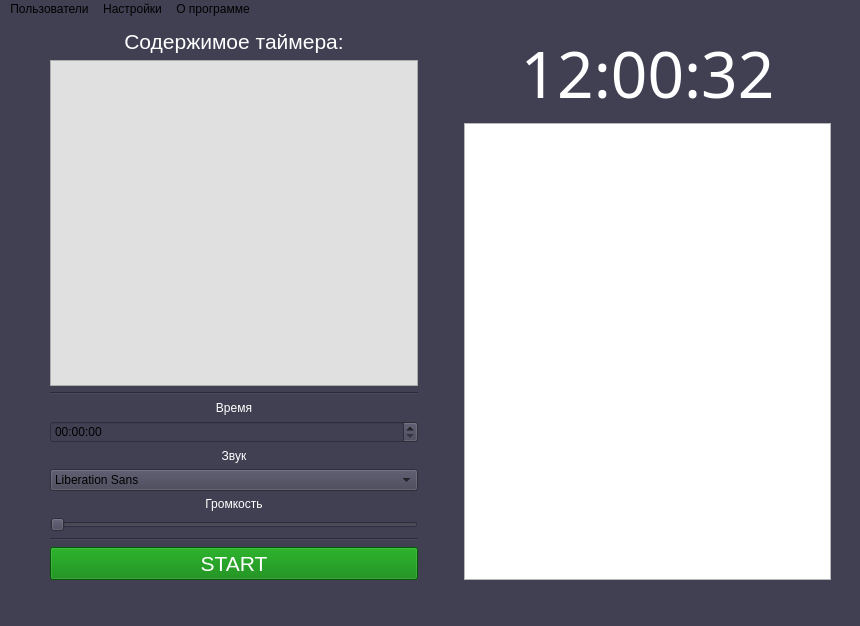
<?xml version="1.0" encoding="UTF-8"?>
<ui version="4.0">
 <class>MainWindow</class>
 <widget class="QMainWindow" name="MainWindow">
  <property name="geometry">
   <rect>
    <x>0</x>
    <y>0</y>
    <width>860</width>
    <height>626</height>
   </rect>
  </property>
  <property name="minimumSize">
   <size>
    <width>860</width>
    <height>626</height>
   </size>
  </property>
  <property name="maximumSize">
   <size>
    <width>860</width>
    <height>626</height>
   </size>
  </property>
  <property name="windowTitle">
   <string>TimeTracker v.1.0</string>
  </property>
  <property name="windowIcon">
   <iconset>
    <normaloff>../images/icon.png</normaloff>../images/icon.png</iconset>
  </property>
  <property name="autoFillBackground">
   <bool>false</bool>
  </property>
  <property name="styleSheet">
   <string notr="true">background-color: #414053;</string>
  </property>
  <property name="documentMode">
   <bool>false</bool>
  </property>
  <property name="unifiedTitleAndToolBarOnMac">
   <bool>true</bool>
  </property>
  <widget class="QWidget" name="centralwidget">
   <property name="styleSheet">
    <string notr="true"/>
   </property>
   <widget class="QWidget" name="horizontalLayoutWidget_2">
    <property name="geometry">
     <rect>
      <x>50</x>
      <y>10</y>
      <width>781</width>
      <height>551</height>
     </rect>
    </property>
    <layout class="QHBoxLayout" name="horizontalLayout_2">
     <item>
      <layout class="QHBoxLayout" name="horizontalLayout">
       <item>
        <layout class="QVBoxLayout" name="verticalLayout">
         <item>
          <widget class="QLabel" name="timerInnerLabel">
           <property name="font">
            <font>
             <pointsize>16</pointsize>
            </font>
           </property>
           <property name="styleSheet">
            <string notr="true">color:white;</string>
           </property>
           <property name="text">
            <string>Содержимое таймера:</string>
           </property>
           <property name="textFormat">
            <enum>Qt::PlainText</enum>
           </property>
           <property name="alignment">
            <set>Qt::AlignCenter</set>
           </property>
          </widget>
         </item>
         <item>
          <widget class="QTextEdit" name="timerText">
           <property name="font">
            <font>
             <pointsize>14</pointsize>
            </font>
           </property>
           <property name="cursor" stdset="0">
            <cursorShape>IBeamCursor</cursorShape>
           </property>
           <property name="focusPolicy">
            <enum>Qt::ClickFocus</enum>
           </property>
           <property name="toolTipDuration">
            <number>-6</number>
           </property>
           <property name="styleSheet">
            <string notr="true">background-color: #E0E0E0; color: black; </string>
           </property>
          </widget>
         </item>
         <item>
          <widget class="Line" name="line_2">
           <property name="orientation">
            <enum>Qt::Horizontal</enum>
           </property>
          </widget>
         </item>
         <item>
          <widget class="QLabel" name="timeLabel">
           <property name="styleSheet">
            <string notr="true">color:white;</string>
           </property>
           <property name="text">
            <string>Время</string>
           </property>
           <property name="alignment">
            <set>Qt::AlignCenter</set>
           </property>
          </widget>
         </item>
         <item>
          <widget class="QTimeEdit" name="setTime">
           <property name="cursor">
            <cursorShape>IBeamCursor</cursorShape>
           </property>
          </widget>
         </item>
         <item>
          <widget class="QLabel" name="soundLabel">
           <property name="styleSheet">
            <string notr="true">color:white;</string>
           </property>
           <property name="text">
            <string>Звук</string>
           </property>
           <property name="textFormat">
            <enum>Qt::AutoText</enum>
           </property>
           <property name="alignment">
            <set>Qt::AlignCenter</set>
           </property>
          </widget>
         </item>
         <item>
          <widget class="QFontComboBox" name="selectSignal">
           <property name="cursor">
            <cursorShape>PointingHandCursor</cursorShape>
           </property>
           <property name="editable">
            <bool>false</bool>
           </property>
          </widget>
         </item>
         <item>
          <widget class="QLabel" name="volumeLabel">
           <property name="layoutDirection">
            <enum>Qt::LeftToRight</enum>
           </property>
           <property name="styleSheet">
            <string notr="true">color:white;</string>
           </property>
           <property name="text">
            <string>Громкость</string>
           </property>
           <property name="alignment">
            <set>Qt::AlignCenter</set>
           </property>
          </widget>
         </item>
         <item>
          <widget class="QSlider" name="volume">
           <property name="cursor">
            <cursorShape>PointingHandCursor</cursorShape>
           </property>
           <property name="styleSheet">
            <string notr="true"/>
           </property>
           <property name="minimum">
            <number>0</number>
           </property>
           <property name="maximum">
            <number>100</number>
           </property>
           <property name="pageStep">
            <number>1</number>
           </property>
           <property name="orientation">
            <enum>Qt::Horizontal</enum>
           </property>
           <property name="invertedAppearance">
            <bool>false</bool>
           </property>
           <property name="invertedControls">
            <bool>false</bool>
           </property>
          </widget>
         </item>
         <item>
          <widget class="Line" name="line">
           <property name="orientation">
            <enum>Qt::Horizontal</enum>
           </property>
          </widget>
         </item>
         <item>
          <widget class="QPushButton" name="startButton">
           <property name="sizePolicy">
            <sizepolicy hsizetype="Minimum" vsizetype="Maximum">
             <horstretch>0</horstretch>
             <verstretch>0</verstretch>
            </sizepolicy>
           </property>
           <property name="font">
            <font>
             <pointsize>16</pointsize>
            </font>
           </property>
           <property name="cursor">
            <cursorShape>PointingHandCursor</cursorShape>
           </property>
           <property name="toolTipDuration">
            <number>-4</number>
           </property>
           <property name="styleSheet">
            <string notr="true">background-color: green; color: white;</string>
           </property>
           <property name="text">
            <string>START</string>
           </property>
           <property name="default">
            <bool>false</bool>
           </property>
          </widget>
         </item>
        </layout>
       </item>
      </layout>
     </item>
     <item>
      <spacer name="horizontalSpacer">
       <property name="orientation">
        <enum>Qt::Horizontal</enum>
       </property>
       <property name="sizeType">
        <enum>QSizePolicy::Maximum</enum>
       </property>
       <property name="sizeHint" stdset="0">
        <size>
         <width>40</width>
         <height>20</height>
        </size>
       </property>
      </spacer>
     </item>
     <item>
      <layout class="QVBoxLayout" name="verticalLayout_2">
       <item>
        <widget class="QLabel" name="timer">
         <property name="font">
          <font>
           <family>Hack</family>
           <pointsize>48</pointsize>
          </font>
         </property>
         <property name="styleSheet">
          <string notr="true">color:white;</string>
         </property>
         <property name="text">
          <string>12:00:32</string>
         </property>
         <property name="alignment">
          <set>Qt::AlignCenter</set>
         </property>
        </widget>
       </item>
       <item>
        <widget class="QTableView" name="tableUserData">
         <property name="font">
          <font>
           <pointsize>14</pointsize>
          </font>
         </property>
         <property name="styleSheet">
          <string notr="true">background-color:light; color: white;</string>
         </property>
         <property name="sortingEnabled">
          <bool>true</bool>
         </property>
        </widget>
       </item>
      </layout>
     </item>
    </layout>
   </widget>
  </widget>
  <widget class="QMenuBar" name="menubar">
   <property name="geometry">
    <rect>
     <x>0</x>
     <y>0</y>
     <width>860</width>
     <height>30</height>
    </rect>
   </property>
   <widget class="QMenu" name="menu">
    <property name="title">
     <string>Пользователи</string>
    </property>
    <addaction name="separator"/>
    <addaction name="action_2"/>
    <addaction name="separator"/>
    <addaction name="action_4"/>
    <addaction name="separator"/>
    <addaction name="action_5"/>
   </widget>
   <widget class="QMenu" name="menu_2">
    <property name="title">
     <string>Настройки</string>
    </property>
   </widget>
   <widget class="QMenu" name="menu_3">
    <property name="title">
     <string>О программе</string>
    </property>
   </widget>
   <addaction name="menu"/>
   <addaction name="menu_2"/>
   <addaction name="menu_3"/>
  </widget>
  <widget class="QStatusBar" name="statusbar"/>
  <action name="action_2">
   <property name="text">
    <string>Новый пользователь</string>
   </property>
  </action>
  <action name="action_4">
   <property name="text">
    <string>Выбрать пользователя</string>
   </property>
  </action>
  <action name="action_5">
   <property name="text">
    <string>Выход</string>
   </property>
  </action>
 </widget>
 <resources/>
 <connections/>
</ui>
